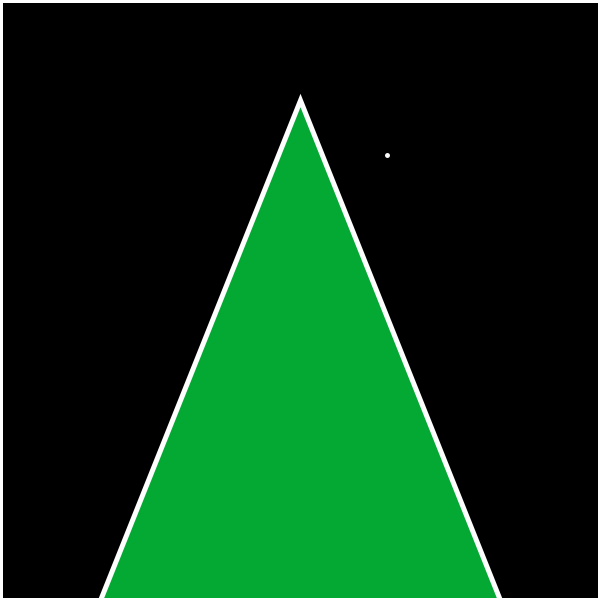
Frame 1 (no input)
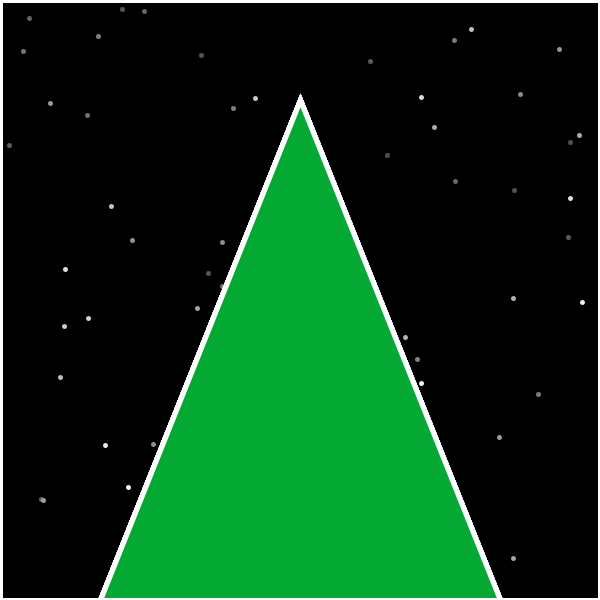
Frame 60 (the mouse pressed at the canvas centre just before this capture)
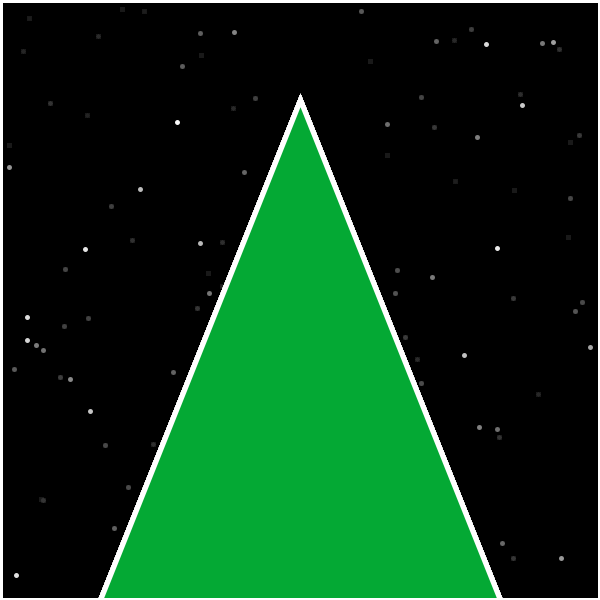
Frame 120 (the mouse held since frame 60 and released just before this capture)

The Processing sketch that drew these frames (run headless with seeded random() and noise(); from frame 60 on, the mouse is pressed at the canvas centre):

// Processing sketch: processing_48449
// ── processing_48449.pde

void setup()
{
  size(600,600);
  background(0,0,0);

}
void draw()
{
  stroke(255);
  strokeWeight(5);
  point(random(width),random(height));
  fill(0,5);
  rect(0,0,width,height);
  fill(4,169,52);
  triangle(300,100,100,600,500,600);
}
